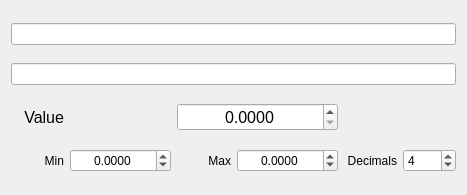
<?xml version="1.0" encoding="UTF-8"?>
<ui version="4.0">
 <class>Form</class>
 <widget class="QWidget" name="Form">
  <property name="geometry">
   <rect>
    <x>0</x>
    <y>0</y>
    <width>467</width>
    <height>195</height>
   </rect>
  </property>
  <property name="sizePolicy">
   <sizepolicy hsizetype="Preferred" vsizetype="Fixed">
    <horstretch>0</horstretch>
    <verstretch>0</verstretch>
   </sizepolicy>
  </property>
  <property name="windowTitle">
   <string>Form</string>
  </property>
  <layout class="QGridLayout" name="gridLayout">
   <item row="0" column="0" colspan="6">
    <widget class="QLineEdit" name="uiCollection">
     <property name="readOnly">
      <bool>true</bool>
     </property>
    </widget>
   </item>
   <item row="1" column="0" colspan="6">
    <widget class="QLineEdit" name="uiName">
     <property name="readOnly">
      <bool>true</bool>
     </property>
    </widget>
   </item>
   <item row="2" column="0">
    <widget class="QLabel" name="label">
     <property name="font">
      <font>
       <pointsize>12</pointsize>
      </font>
     </property>
     <property name="text">
      <string>Value</string>
     </property>
     <property name="alignment">
      <set>Qt::AlignRight|Qt::AlignTrailing|Qt::AlignVCenter</set>
     </property>
    </widget>
   </item>
   <item row="2" column="2" colspan="2">
    <widget class="QDoubleSpinBox" name="uiValue">
     <property name="font">
      <font>
       <pointsize>12</pointsize>
      </font>
     </property>
     <property name="alignment">
      <set>Qt::AlignCenter</set>
     </property>
     <property name="keyboardTracking">
      <bool>false</bool>
     </property>
     <property name="decimals">
      <number>4</number>
     </property>
     <property name="singleStep">
      <double>0.000100000000000</double>
     </property>
    </widget>
   </item>
   <item row="3" column="0">
    <widget class="QLabel" name="label_2">
     <property name="text">
      <string>Min</string>
     </property>
     <property name="alignment">
      <set>Qt::AlignRight|Qt::AlignTrailing|Qt::AlignVCenter</set>
     </property>
    </widget>
   </item>
   <item row="3" column="1">
    <widget class="QDoubleSpinBox" name="uiMin">
     <property name="alignment">
      <set>Qt::AlignCenter</set>
     </property>
     <property name="keyboardTracking">
      <bool>false</bool>
     </property>
     <property name="decimals">
      <number>4</number>
     </property>
     <property name="minimum">
      <double>-999999999.000000000000000</double>
     </property>
     <property name="maximum">
      <double>999999999.000000000000000</double>
     </property>
     <property name="singleStep">
      <double>0.000100000000000</double>
     </property>
    </widget>
   </item>
   <item row="3" column="2">
    <widget class="QLabel" name="label_3">
     <property name="text">
      <string>Max</string>
     </property>
     <property name="alignment">
      <set>Qt::AlignRight|Qt::AlignTrailing|Qt::AlignVCenter</set>
     </property>
    </widget>
   </item>
   <item row="3" column="3">
    <widget class="QDoubleSpinBox" name="uiMax">
     <property name="alignment">
      <set>Qt::AlignCenter</set>
     </property>
     <property name="keyboardTracking">
      <bool>false</bool>
     </property>
     <property name="decimals">
      <number>4</number>
     </property>
     <property name="minimum">
      <double>-999999999.000000000000000</double>
     </property>
     <property name="maximum">
      <double>999999999.000000000000000</double>
     </property>
     <property name="singleStep">
      <double>0.000100000000000</double>
     </property>
    </widget>
   </item>
   <item row="3" column="4">
    <widget class="QLabel" name="label_4">
     <property name="text">
      <string>Decimals</string>
     </property>
     <property name="alignment">
      <set>Qt::AlignRight|Qt::AlignTrailing|Qt::AlignVCenter</set>
     </property>
    </widget>
   </item>
   <item row="3" column="5">
    <widget class="QSpinBox" name="uiDecimals">
     <property name="minimum">
      <number>0</number>
     </property>
     <property name="maximum">
      <number>10</number>
     </property>
     <property name="value">
      <number>4</number>
     </property>
    </widget>
   </item>
  </layout>
 </widget>
 <resources/>
 <connections/>
</ui>
